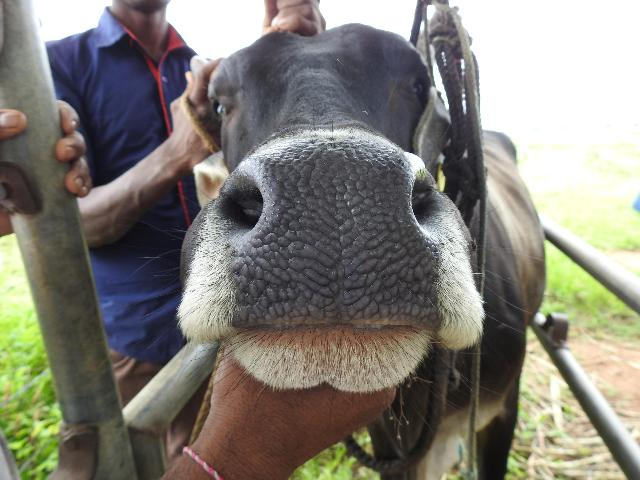
#> input picture cow-muzzle-dataset/test/images/857_jpg.rf.a1932af4bb8e80776f670c11a87fb7f7.jpg, 640 x 480 px; its folder holds only this picture in this run
$ python blackwhite.py
#> lines starting #> are read from the running program, lines starting #| are printed output that depends on the picture; after the words box and inside, x2 and y2 are one past the last pixel; in counts of white or black regions, pixels touching at a corner belong together
# 라이브러리 임포트
# OpenCV(cv2)와 NumPy, Matplotlib 라이브러리를 사용하여 이미지 처리 및 시각화를 수행
# os : 운영체제와 상호작용하기 위한 라이브러리로, 파일 및 디렉토리 작업에 사용
# cv2 : OpenCV 라이브러리로 이미지 처리에 사용
import os
import cv2
import numpy as np
from matplotlib import pyplot as plt

# 경로 설정
input_directory = './cow-muzzle-dataset/test/images'
output_directory = './Processed_Cow_Dataset'

# 이미지 처리 함수
def convert_image(image_path, output_path):
    # 이미지 읽기
    image = cv2.imread(image_path)
#> image is the input picture: shape (480, 640, 3); mean B, G, R 118.8, 127.2, 130.1

    # 이미지를 그레이스케일로 변환
    gray_image = cv2.cvtColor(image, cv2.COLOR_BGR2GRAY)
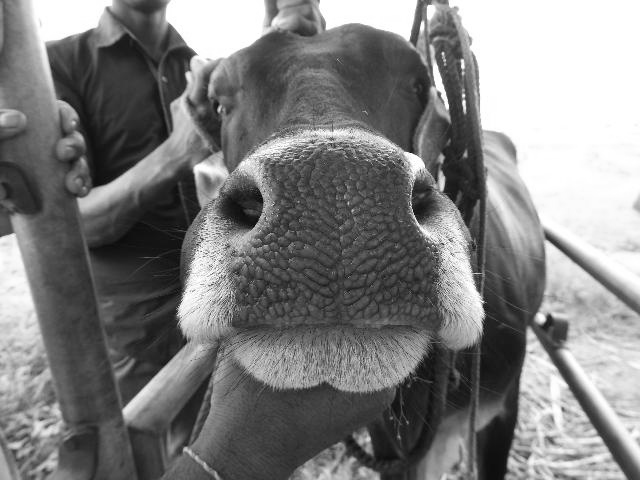
#> gray_image: shape (480, 640); min 2, max 255, mean 127.1

    # 이미지 이진화
    # ADAPTIVE_THRESH_GAUSSIAN_C : 픽셀 주변의 작은 영역에서 가우시안 가중치를 적용하여 임계값 계산
    # THRESH_BINARY : 픽셀 값이 임계값보다 크면 최대값(255)으로 설정, 그렇지 않으면 0으로 설정
    # 검정과 흰색으로만 이루어진 이미지로 변환하여 비문 패턴 강조
    adaptive_thresh = cv2.adaptiveThreshold(
        gray_image, 255, cv2.ADAPTIVE_THRESH_GAUSSIAN_C, cv2.THRESH_BINARY, 11, 2)
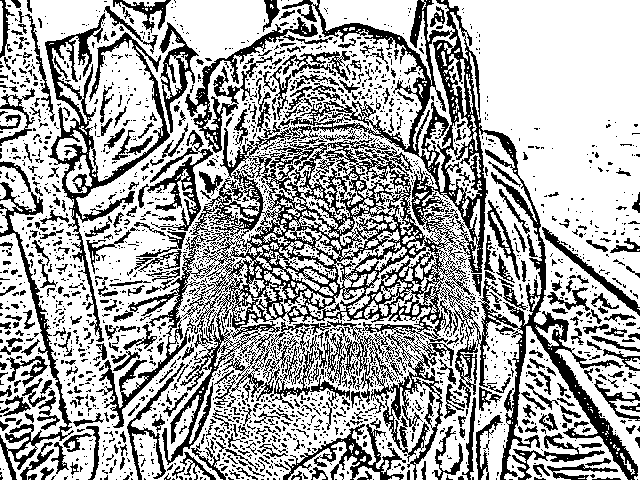
#> adaptive_thresh: shape (480, 640); 66.3% white; 2262 black regions (1863 under 20 px), largest, box (x1, y1, x2, y2) and area: (96, 0, 638, 480) 48025, (45, 13, 170, 342) 5514, (0, 161, 74, 480) 2764

    # 이미지 반전
    inverted_image = cv2.bitwise_not(adaptive_thresh)

    # 모폴로지 연산을 사용하여 노이즈 제거 및 비문 패턴 강조
    # cv2.morphologyEx(원본 배열, 연산 방법, 구조 요소, 고정점, 반복 횟수, 테두리 외삽법, 테두리 색상)
    # MORPH_CLOSE : 닫힘 연산, 객체 내부의 구멍이 사라지게 됨
    # np.ones((3, 3), np.uint8) : 3x3 크기의 구조 요소를 생성하여 노이즈 제거에 사용
    kernel = np.ones((3, 3), np.uint8)
    processed_image = cv2.morphologyEx(inverted_image, cv2.MORPH_CLOSE, kernel)
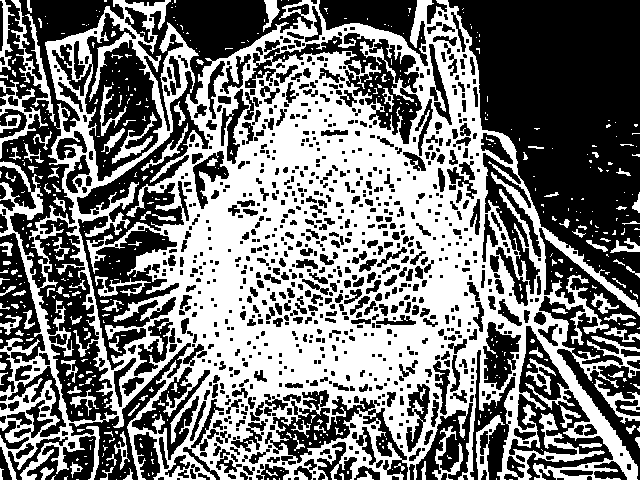
#> processed_image: shape (480, 640); 46.8% white; 545 white regions (429 under 20 px), largest, box (x1, y1, x2, y2) and area: (0, 0, 640, 480) 130049, (11, 0, 56, 126) 1036, (0, 80, 48, 159) 764

    # 이미지 저장(256*256 크기로 재조정)
    cv2.imwrite(output_path, cv2.resize(processed_image, (256, 256)))
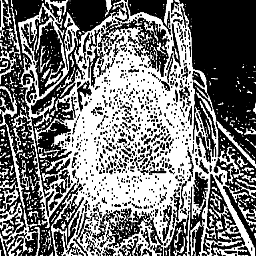
#> saved as 857_jpg.rf.a1932af4bb8e80776f670c11a87fb7f7.jpg: shape (256, 256); min 0, max 255, mean 119.4

    # 처리된 이미지 저장 경로 출력
    print("Processed and saved : " + output_path)

# 입력 디렉토리에서 이미지 파일 목록 가져오기
image_files = [f for f in os.listdir(input_directory) if f.endswith('.jpg') or f.endswith('.png')]

# 이미지 파일을 하나씩 처리
for image_file in image_files:
    input_path = os.path.join(input_directory, image_file)
    output_path = os.path.join(output_directory, image_file)
    convert_image(input_path, output_path)

# 모든 이미지 처리 완료 메세지
print("Image processing completed.")
